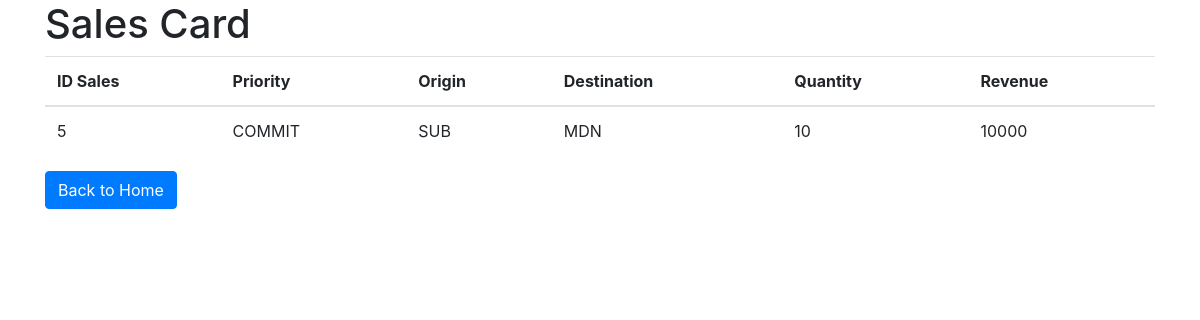
/viewSalesCard.php, run on the app's committed database.
### tables this page shows
CREATE TABLE `sales` (
  `id_sales` int(255) NOT NULL,
  `priority` text NOT NULL,
  `origin` text NOT NULL,
  `destination` text NOT NULL,
  `quantity` int(11) NOT NULL,
  `revenue` int(11) NOT NULL
);

### viewSalesCard.php (the view, shortened to what this page needs)
<!DOCTYPE html>
<html>
<head>
    <link href="https://maxcdn.bootstrapcdn.com/bootstrap/4.5.2/css/bootstrap.min.css" rel="stylesheet">
</head>
<body>
    <div class="container">
        <h1>Sales Card</h1>
        <?php
            require 'connect.php';
            $sql = "SELECT * FROM sales";
            $result= mysqli_query($con,$sql);
        if ($result->num_rows > 0) {
            echo '<table class="table">';
            echo '<thead><tr><th>ID Sales</th><th>Priority</th><th>Origin</th><th>Destination</th><th>Quantity</th><th>Revenue</th></tr></thead>';
            echo '<tbody>';
            while ($row = $result->fetch_assoc()) {
                echo '<tr>';
                echo '<td>' . $row['id_sales'] . '</td>';
                echo '<td>' . $row['priority'] . '</td>';
                echo '<td>' . $row['origin'] . '</td>';
                echo '<td>' . $row['destination'] . '</td>';
                echo '<td>' . $row['quantity'] . '</td>';
                echo '<td>' . $row['revenue'] . '</td>';
                echo '</tr>';
            }
            echo '</tbody>';
            echo '</table>';
        } else {
            echo 'No data found in the database.';
        }
        ?>
        <form action="homeAdmin.php">
            <button class="btn btn-primary">Back to Home</button>
        </form>
    </div>
</body>
</html>

### data on the page
sales: id_sales "5", priority "COMMIT", origin "SUB", destination "MDN", quantity "10", revenue "10000"
